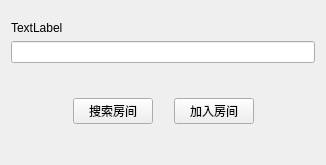
<?xml version="1.0" encoding="UTF-8"?>
<ui version="4.0">
 <class>JoinRoom</class>
 <widget class="QDialog" name="JoinRoom">
  <property name="geometry">
   <rect>
    <x>0</x>
    <y>0</y>
    <width>326</width>
    <height>165</height>
   </rect>
  </property>
  <property name="windowTitle">
   <string>Dialog</string>
  </property>
  <layout class="QVBoxLayout" name="verticalLayout">
   <item>
    <spacer name="verticalSpacer">
     <property name="orientation">
      <enum>Qt::Vertical</enum>
     </property>
     <property name="sizeType">
      <enum>QSizePolicy::Fixed</enum>
     </property>
     <property name="sizeHint" stdset="0">
      <size>
       <width>20</width>
       <height>10</height>
      </size>
     </property>
    </spacer>
   </item>
   <item>
    <widget class="QLabel" name="describe">
     <property name="text">
      <string>TextLabel</string>
     </property>
    </widget>
   </item>
   <item>
    <widget class="QLineEdit" name="roomName"/>
   </item>
   <item>
    <widget class="QStackedWidget" name="stackedWidget">
     <property name="currentIndex">
      <number>1</number>
     </property>
     <widget class="QWidget" name="page">
      <layout class="QHBoxLayout" name="horizontalLayout">
       <item>
        <spacer name="horizontalSpacer">
         <property name="orientation">
          <enum>Qt::Horizontal</enum>
         </property>
         <property name="sizeHint" stdset="0">
          <size>
           <width>91</width>
           <height>20</height>
          </size>
         </property>
        </spacer>
       </item>
       <item>
        <widget class="QPushButton" name="createRoom">
         <property name="text">
          <string>创建房间</string>
         </property>
        </widget>
       </item>
       <item>
        <spacer name="horizontalSpacer_2">
         <property name="orientation">
          <enum>Qt::Horizontal</enum>
         </property>
         <property name="sizeHint" stdset="0">
          <size>
           <width>91</width>
           <height>20</height>
          </size>
         </property>
        </spacer>
       </item>
      </layout>
     </widget>
     <widget class="QWidget" name="page_2">
      <layout class="QHBoxLayout" name="horizontalLayout_2">
       <item>
        <spacer name="horizontalSpacer_3">
         <property name="orientation">
          <enum>Qt::Horizontal</enum>
         </property>
         <property name="sizeHint" stdset="0">
          <size>
           <width>35</width>
           <height>20</height>
          </size>
         </property>
        </spacer>
       </item>
       <item>
        <widget class="QPushButton" name="searchRoom">
         <property name="text">
          <string>搜索房间</string>
         </property>
        </widget>
       </item>
       <item>
        <spacer name="horizontalSpacer_4">
         <property name="orientation">
          <enum>Qt::Horizontal</enum>
         </property>
         <property name="sizeType">
          <enum>QSizePolicy::Fixed</enum>
         </property>
         <property name="sizeHint" stdset="0">
          <size>
           <width>15</width>
           <height>20</height>
          </size>
         </property>
        </spacer>
       </item>
       <item>
        <widget class="QPushButton" name="joinRoom">
         <property name="text">
          <string>加入房间</string>
         </property>
        </widget>
       </item>
       <item>
        <spacer name="horizontalSpacer_5">
         <property name="orientation">
          <enum>Qt::Horizontal</enum>
         </property>
         <property name="sizeHint" stdset="0">
          <size>
           <width>35</width>
           <height>20</height>
          </size>
         </property>
        </spacer>
       </item>
      </layout>
     </widget>
    </widget>
   </item>
  </layout>
 </widget>
 <resources/>
 <connections/>
</ui>
